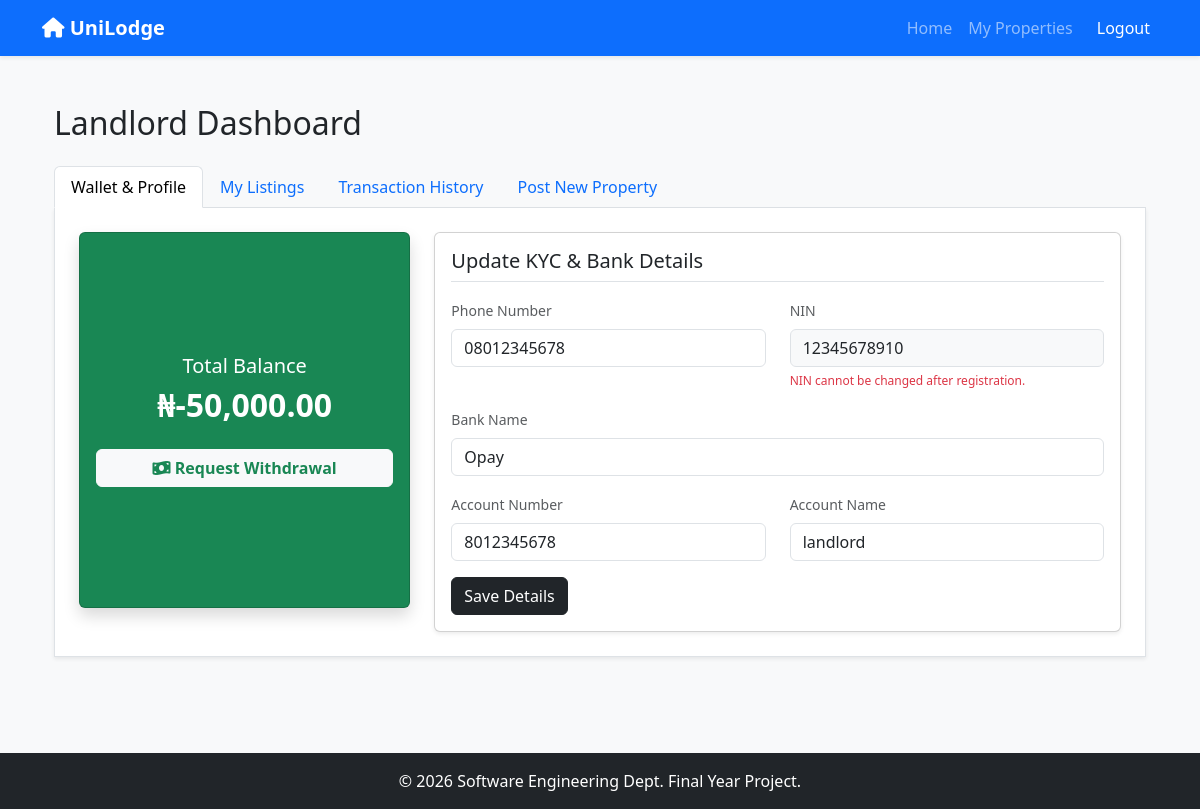
Screenshot of /landlord_dashboard.php (signed in) with the database file from the repository.
### tables this page shows
CREATE TABLE `users` (
  `user_id` int(11) NOT NULL,
  `full_name` varchar(100) NOT NULL,
  `email` varchar(100) NOT NULL,
  `password` varchar(255) NOT NULL,
  `role` enum('student','landlord','admin') NOT NULL,
  `phone` varchar(20) DEFAULT NULL,
  `nin` varchar(20) DEFAULT NULL,
  `bank_name` varchar(100) DEFAULT NULL,
  `account_number` varchar(20) DEFAULT NULL,
  `account_name` varchar(100) DEFAULT NULL,
  `wallet_balance` decimal(15,2) DEFAULT 0.00,
  `created_at` timestamp NOT NULL DEFAULT current_timestamp()
);

### landlord_dashboard.php (the view, shortened to what this page needs)
<?php
include 'includes/header.php';
$lid = $_SESSION['user_id'];
$l_info = $conn->query("SELECT * FROM users WHERE user_id='$lid'")->fetch_assoc();
?>
<div class="container mt-4 mb-5">
    <h2 class="mb-4">Landlord Dashboard</h2>
    <ul class="nav nav-tabs" id="myTab" role="tablist">
        <li class="nav-item">
            <button class="nav-link active" data-bs-toggle="tab" data-bs-target="#wallet" type="button">Wallet & Profile</button>
        </li>
        <li class="nav-item">
            <button class="nav-link" data-bs-toggle="tab" data-bs-target="#listings" type="button">My Listings</button>
        </li>
        <li class="nav-item">
            <button class="nav-link" data-bs-toggle="tab" data-bs-target="#bookings" type="button">Transaction History</button>
        </li>
        <li class="nav-item">
            <button class="nav-link" data-bs-toggle="tab" data-bs-target="#add" type="button">Post New Property</button>
        </li>
    </ul>
    <div class="tab-content p-4 border border-top-0 bg-white shadow-sm" id="myTabContent">
        <div class="tab-pane fade show active" id="wallet">
            <div class="row">
                <div class="col-md-4 mb-4">
                    <div class="card bg-success text-white shadow h-100">
                        <div class="card-body text-center d-flex flex-column justify-content-center">
                            <h5>Total Balance</h5>
                            <h2 class="fw-bold">₦<?php echo number_format($l_info['wallet_balance'], 2); ?></h2>
                            <div class="mt-3">
                                <button class="btn btn-light w-100 fw-bold text-success" data-bs-toggle="modal" data-bs-target="#withdrawModal">
                                    <i class="fa fa-money-bill-wave"></i> Request Withdrawal
                                </button>
                            </div>
                        </div>
                    </div>
                </div>
                <div class="col-md-8">
                    <div class="card shadow-sm h-100">
                        <div class="card-body">
                            <h5 class="card-title border-bottom pb-2 mb-3">Update KYC & Bank Details</h5>
                            <form action="update_landlord_profile.php" method="POST">
                                <div class="row">
                                    <div class="col-md-6 mb-3">
                                        <label class="form-label text-muted small">Phone Number</label>
                                        <input type="text" name="phone" value="<?php echo htmlspecialchars($l_info['phone'] ?? ''); ?>" class="form-control" required>
                                    </div>
                                    <div class="col-md-6 mb-3">
                                        <label class="form-label text-muted small">NIN</label>
                                        <input type="text" name="nin" value="<?php echo htmlspecialchars($l_info['nin'] ?? ''); ?>" class="form-control bg-light" maxlength="11" readonly>
                                        <small class="text-danger" style="font-size: 0.75rem;">NIN cannot be changed after registration.</small>
                                    </div>
                                    <div class="col-md-12 mb-3">
                                        <label class="form-label text-muted small">Bank Name</label>
                                        <input type="text" name="bank_name" value="<?php echo htmlspecialchars($l_info['bank_name'] ?? ''); ?>" placeholder="e.g. First Bank, GTB" class="form-control" required>
                                    </div>
                                    <div class="col-md-6 mb-3">
                                        <label class="form-label text-muted small">Account Number</label>
                                        <input type="text" name="account_number" value="<?php echo htmlspecialchars($l_info['account_number'] ?? ''); ?>" class="form-control" required>
                                    </div>
                                    <div class="col-md-6 mb-3">
                                        <label class="form-label text-muted small">Account Name</label>
                                        <input type="text" name="account_name" value="<?php echo htmlspecialchars($l_info['account_name'] ?? ''); ?>" class="form-control" required>
                                    </div>
                                </div>
                                <button type="submit" class="btn btn-dark">Save Details</button>
                            </form>
                        </div>
                    </div>
                </div>
            </div>
        </div>
    </div>
</div>
<?php include 'includes/footer.php'; ?>

### includes/header.php (style rules this page uses)
body { background-color: #f8f9fa; min-height: 100vh; display: flex; flex-direction: column; }

### rows the page displays
users: wallet_balance "-50,000.00", phone "08012345678", nin "12345678910", bank_name "Opay", account_number "8012345678", account_name "landlord"
